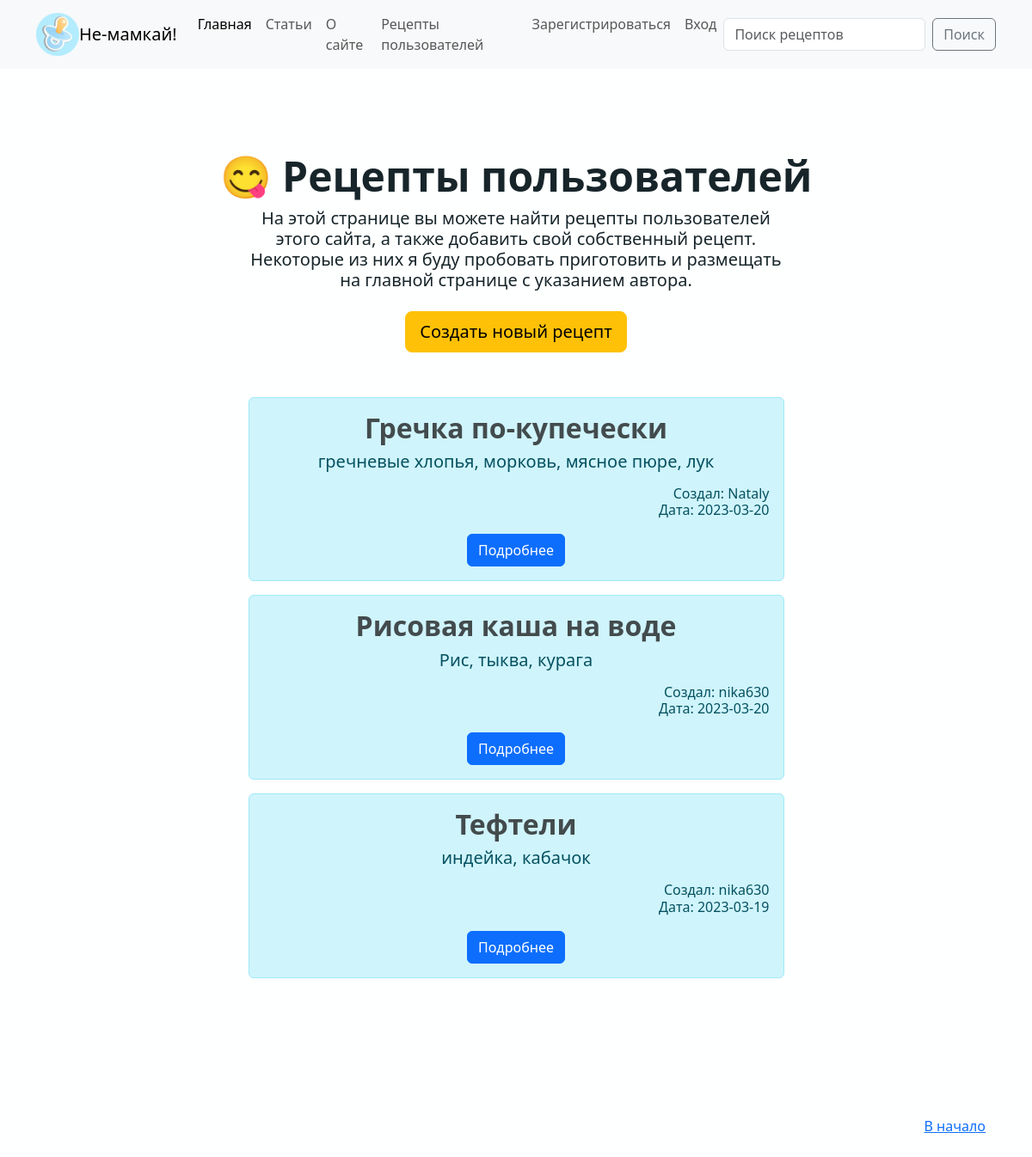
The app's page /user_recipe with its own data.
### server.py (models this page shows, shortened)
class Posts(db.Model):
    id = db.Column(db.Integer, primary_key=True)
    title = db.Column(db.String(200), nullable=False)
    food = db.Column(db.String(200), nullable=False)
    text = db.Column(db.Text, nullable=False)
    date = db.Column(db.DateTime, default=dt.utcnow)
    creator = db.Column(db.Integer, nullable=False)

### server.py (the view)
@app.route('/user_recipe')
def user_recipe():
    recipes = Posts.query.order_by(Posts.date.desc()).all()
    return render_template("user_recipe.html", recipes=recipes)

### server.py
class SearchForm(FlaskForm):
    searched = StringField("Поиск рецепта", validators=[DataRequired()])
    submit = SubmitField('Поиск')

### server.py (called while the page is built)
@app.context_processor
def base():
    form = SearchForm()
    return dict(form=form)

### templates/user_recipe.html (shortened to what this page needs)
{% extends 'base.html' %}
{% block body %}
<div class="container">
    <div class="px-4 py-5 my-5 text-center">
    <h1 class="display-5 fw-bold">😋 Рецепты пользователей</h1>
    <div class="col-lg-7 mx-auto">
        <p class="lead mb-4 fs-5">На этой странице вы можете найти рецепты пользователей этого сайта, а также добавить свой собственный рецепт. Некоторые из них я буду пробовать приготовить и размещать на главной странице с указанием автора.</p>
        <p><a class="btn btn-lg btn-warning" href="/user_recipe/new_recipe">Создать новый рецепт</a></p>
        <br>
        {% for el in recipes %}
        <div class="alert alert-info">
            <h2 class="fs-2 fw-bolder">{{ el.title }}</h2>
            <p class="fs-5 fw-light">{{ el.food }}</p>
            <p class="fs-6 text-end">Создал: {{ el.creator }}<br>Дата: {{ el.date.date() }}</p>
            <a href="/user_recipe/{{ el.id }}" class="btn btn-primary">Подробнее</a>
        </div>
        {% endfor %}
    </div>
</div>
{% endblock %}

### templates/base.html (shortened to what this page needs)
<!doctype html>
<html lang="ru" >
<head>
    <link href="https://cdn.jsdelivr.net/npm/bootstrap@5.3.0-alpha1/dist/css/bootstrap.min.css" rel="stylesheet">
    <link href="{{ url_for('static', filename='css/style.css') }}" rel="stylesheet">
</head>
<body>
    {% include 'navbar.html' %}
    <h1>{% block body %}{% endblock %}</h1>
    <footer class="container text-muted py-5">
      <div class="container">
        <p class="float-end mb-1">
          <a href="#">В начало</a>
        </p>
      </div>
    </footer>
    </body>
</html>

### templates/navbar.html (shortened to what this page needs)
<nav class="navbar navbar-expand-lg bg-body-tertiary">
  <div class="container">
    <a href="/"><img src="{{ url_for('static', filename='image/logo.png') }}" align="left"></a>
    <a class="navbar-brand" href="/">Не-мамкай!</a>
    <div class="collapse navbar-collapse" id="navbarSupportedContent">
      <ul class="navbar-nav me-auto mb-2 mb-lg-0">
        <li class="nav-item">
          <a class="nav-link active" aria-current="page" href="/home">Главная</a>
        </li>
        <li class="nav-item">
          <a class="nav-link" href="/all_posts">Статьи</a>
        </li>
        <li class="nav-item">
          <a class="nav-link" href="/about">О сайте</a>
        </li>
        {% if current_user.is_authenticated %}
          <li class="nav-item">
            <a class="nav-link" href="/user_recipe">Рецепты пользователей</a>
          </li>
          <li class="nav-item">
            <a class="nav-link" href="/account">Профиль</a>
          </li>
        {% else %}
          <li class="nav-item">
            <a class="nav-link" href="/user_recipe">Рецепты пользователей</a>
          </li>
          <li class="nav-item">
            <a class="nav-link" href="/user/user_reg">Зарегистрироваться</a>
          </li>
          <li class="nav-item">
            <a class="nav-link" href="/user/login">Вход</a>
          </li>
        {% endif %}
      </ul>
      <form method="POST" action="{{ url_for('search') }}" class="d-flex" role="search">
        <input class="form-control me-2" type="search" placeholder="Поиск рецептов" aria-label="Search" name="searched">
        <button class="btn btn-outline-secondary" type="submit">Поиск</button>
      </form>
    </div>
  </div>
</nav>

### static/css/style.css (style rules this page uses)
h1 { color: #17252A; font-size:30px; }
h2 { color: #434B4D; font-size:18px; }
body { background: #FEFFFF; }

### records on screen
Posts: title "Гречка по-купечески", food "гречневые хлопья, морковь, мясное пюре, лук", creator "Nataly", date "2023-03-20"
Posts: title "Рисовая каша на воде", food "Рис, тыква, курага", creator "nika630", date "2023-03-20"
Posts: title "Тефтели", food "индейка, кабачок", creator "nika630", date "2023-03-19"
